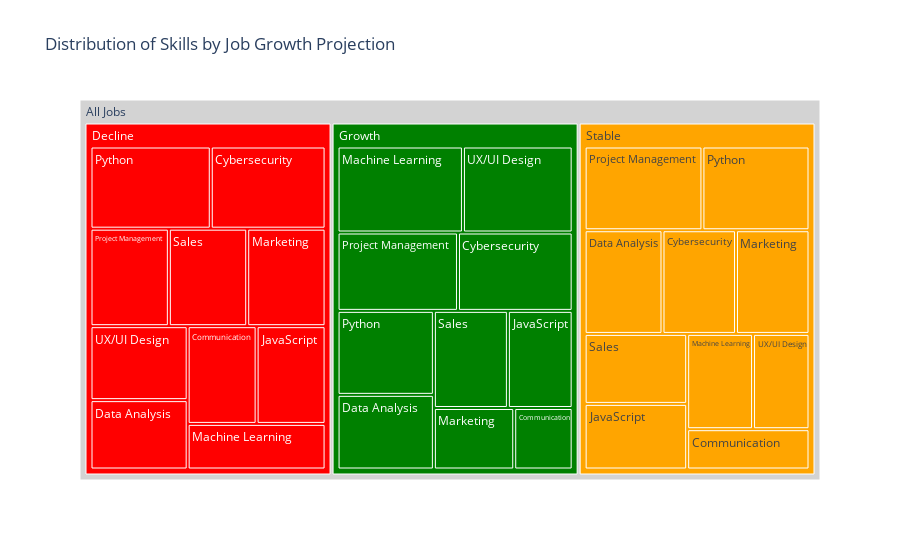

The notebook cell this image was saved under:
### Code cell
# Step 10: EDA - Multivariate Analysis
print("\n--- Multivariate Analysis ---")

# Chart 2: Skill Demand by Job Growth Projection (Interactive Treemap)
# A treemap is an excellent way to visualize hierarchical data. It shows the proportion
# of jobs in each growth category and which skills are most common within them.
fig2 = px.treemap(df,
                   path=[px.Constant("All Jobs"), 'Job_Growth_Projection', 'Required_Skills'],
                   title='Distribution of Skills by Job Growth Projection',
                   color='Job_Growth_Projection',
                   color_discrete_map={'(?)':'lightgrey', 'Growth':'green', 'Stable':'orange', 'Decline':'red'})
fig2.show()

### Figure 1 — Plotly figure (JSON) as saved in the notebook; plotly's stock layout.template omitted (floating-point values rounded to 4 significant figures)
{"data": [{"branchvalues": "total", "customdata": [["(?)"], ["Decline"], ["Decline"], ["Decline"], ["Decline"], ["Decline"], ["Decline"], ["Decline"], ["Decline"], ["Decline"], ["Decline"], ["Decline"], ["Growth"], ["Growth"], ["Growth"], ["Growth"], ["Growth"], ["Growth"], ["Growth"], ["Growth"], ["Growth"], ["Growth"], ["Growth"], ["Stable"], ["Stable"], ["Stable"], ["Stable"], ["Stable"], ["Stable"], ["Stable"], ["Stable"], ["Stable"], ["Stable"], ["Stable"]], "domain": {"x": [0, 1], "y": [0, 1]}, "hovertemplate": "labels=%{label}<br>count=%{value}<br>parent=%{parent}<br>id=%{id}<br>Job_Growth_Projection=%{customdata[0]}<extra></extra>", "ids": ["All Jobs", "All Jobs/Decline/Python", "All Jobs/Decline/Data Analysis", "All Jobs/Decline/Project Management", "All Jobs/Decline/Communication", "All Jobs/Decline/UX/UI Design", "All Jobs/Decline/Sales", "All Jobs/Decline/Cybersecurity", "All Jobs/Decline/JavaScript", "All Jobs/Decline", "All Jobs/Decline/Marketing", "All Jobs/Decline/Machine Learning", "All Jobs/Growth/Communication", "All Jobs/Growth/Marketing", "All Jobs/Growth", "All Jobs/Growth/Data Analysis", "All Jobs/Growth/Machine Learning", "All Jobs/Growth/UX/UI Design", "All Jobs/Growth/JavaScript", "All Jobs/Growth/Python", "All Jobs/Growth/Sales", "All Jobs/Growth/Cybersecurity", "All Jobs/Growth/Project Management", "All Jobs/Stable", "All Jobs/Stable/Machine Learning", "All Jobs/Stable/Python", "All Jobs/Stable/Sales", "All Jobs/Stable/UX/UI Design", "All Jobs/Stable/Cybersecurity", "All Jobs/Stable/Project Management", "All Jobs/Stable/JavaScript", "All Jobs/Stable/Communication", "All Jobs/Stable/Data Analysis", "All Jobs/Stable/Marketing"], "labels": ["All Jobs", "Python", "Data Analysis", "Project Management", "Communication", "UX/UI Design", "Sales", "Cybersecurity", "JavaScript", "Decline", "Marketing", "Machine Learning", "Communication", "Marketing", "Growth", "Data Analysis", "Machine Learning", "UX/UI Design", "JavaScript", "Python", "Sales", "Cybersecurity", "Project Management", "Stable", "Machine Learning", "Python", "Sales", "UX/UI Design", "Cybersecurity", "Project Management", "JavaScript", "Communication", "Data Analysis", "Marketing"], "marker": {"colors": ["lightgrey", "red", "red", "red", "red", "red", "red", "red", "red", "red", "red", "red", "green", "green", "green", "green", "green", "green", "green", "green", "green", "green", "green", "orange", "orange", "orange", "orange", "orange", "orange", "orange", "orange", "orange", "orange", "orange"]}, "name": "", "parents": ["", "All Jobs/Decline", "All Jobs/Decline", "All Jobs/Decline", "All Jobs/Decline", "All Jobs/Decline", "All Jobs/Decline", "All Jobs/Decline", "All Jobs/Decline", "All Jobs", "All Jobs/Decline", "All Jobs/Decline", "All Jobs/Growth", "All Jobs/Growth", "All Jobs", "All Jobs/Growth", "All Jobs/Growth", "All Jobs/Growth", "All Jobs/Growth", "All Jobs/Growth", "All Jobs/Growth", "All Jobs/Growth", "All Jobs/Growth", "All Jobs", "All Jobs/Stable", "All Jobs/Stable", "All Jobs/Stable", "All Jobs/Stable", "All Jobs/Stable", "All Jobs/Stable", "All Jobs/Stable", "All Jobs/Stable", "All Jobs/Stable", "All Jobs/Stable"], "type": "treemap", "values": [500, 22, 15, 17, 15, 16, 17, 21, 15, 169, 17, 14, 8, 11, 169, 16, 24, 21, 14, 18, 16, 20, 21, 162, 14, 20, 16, 12, 17, 22, 15, 11, 18, 17]}], "layout": {"legend": {"tracegroupgap": 0}, "title": {"text": "Distribution of Skills by Job Growth Projection"}}}
